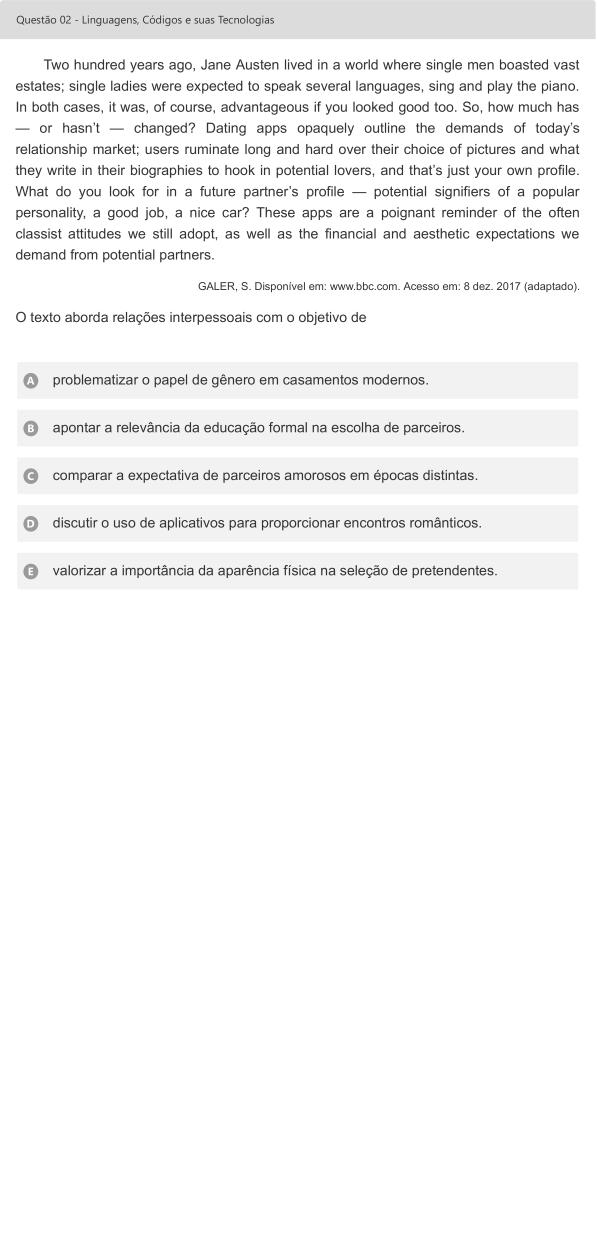
#> input picture 6Passo-RecortarBordaInferior/1-90/questao_002.png, 2385 x 4958 px (shown at 1/4 size); its folder holds 4 pictures in this run
$ python remover-inferior.py
#> lines starting #> are read from the running program, lines starting #| are printed output that depends on the picture
"""
Propósito: recortar excessos inferiores baseado na cor RGB (242, 242, 242)
Autor: Alexandre Nassar de Peder
Criação: 03/06/2026
"""
from PIL import Image
import os
import shutil

def cortar_imagem(imagem, cor_alvo=(242, 242, 242), tolerancia=10):
    """
    Procura a cor alvo de baixo para cima e corta 10 pixels abaixo
    """
    largura, altura = imagem.size
    pixels = imagem.load()

    # Pega a coluna do meio para verificação
    x_meio = largura // 2

    # Percorre de baixo para cima
    for y in range(altura - 1, -1, -1):
        pixel = pixels[x_meio, y]

        # Pega apenas RGB (ignora alpha)
        if len(pixel) == 4:  # RGBA
            r, g, b, a = pixel
        else:  # RGB
            r, g, b = pixel[:3]

        # Verifica se a cor é igual à cor alvo (com tolerância)
        if (abs(r - cor_alvo[0]) <= tolerancia and
            abs(g - cor_alvo[1]) <= tolerancia and
            abs(b - cor_alvo[2]) <= tolerancia):

            # Encontrou a cor alvo, corta 10 pixels abaixo
            posicao_corte = y + 10

            # Garante que não ultrapassa a altura
            if posicao_corte > altura:
                posicao_corte = altura

            # Recorta a imagem
            area_corte = (0, 0, largura, posicao_corte)
            imagem_cortada = imagem.crop(area_corte)

            print(f"  ✓ Cor encontrada em y={y}, cortando em y={posicao_corte}")
            return imagem_cortada

    # Se não encontrou a cor, retorna a imagem original
    print(f"  ⚠️ Cor não encontrada, mantendo original")
    return imagem

def processar_pasta(pasta_origem, pasta_destino):
    """
    Processa todas as imagens da pasta
    """
#> called with pasta_origem = './1-90', pasta_destino = 'finalizadas'
    # Cria pasta de destino
    os.makedirs(pasta_destino, exist_ok=True)

    # Lista arquivos de imagem
    arquivos = [f for f in os.listdir(pasta_origem)
                if f.lower().endswith(('.png', '.jpg', '.jpeg', '.bmp', '.tiff'))]

    print(f"Encontrados {len(arquivos)} arquivos")
    print("-" * 50)

    for arquivo in arquivos:
        caminho_origem = os.path.join(pasta_origem, arquivo)
        caminho_destino = os.path.join(pasta_destino, arquivo)

        try:
            print(f"\n📄 {arquivo}")

            # Abre a imagem
            with Image.open(caminho_origem) as imagem:
                # Aplica o corte
#> imagem is the input picture: PIL image 2385x4958 RGB; mean R, G, B 245.9, 245.9, 245.9
                imagem_final = cortar_imagem(imagem)
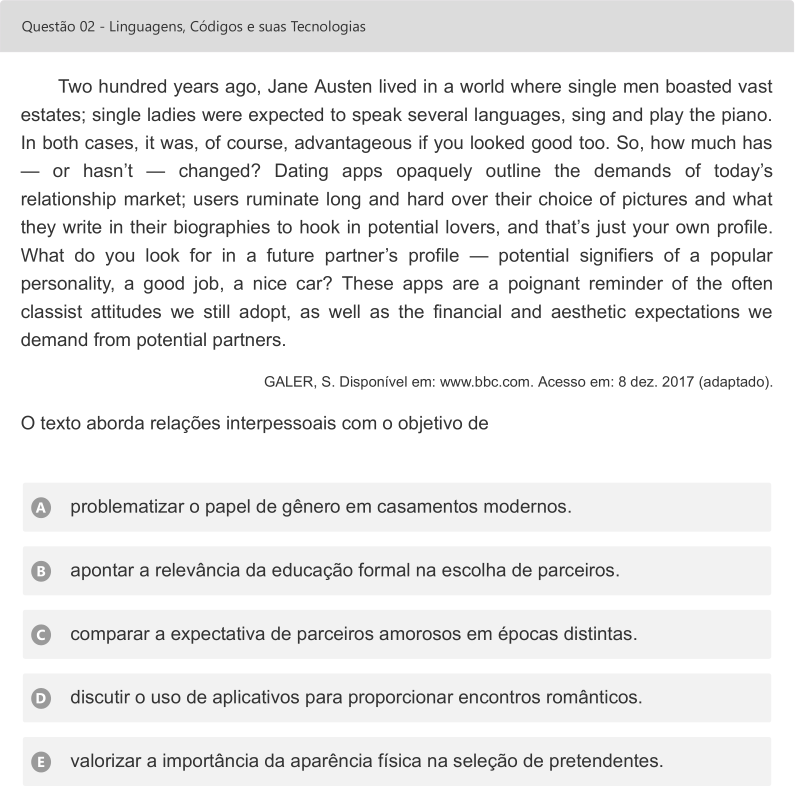
#> imagem_final: PIL image 2385x2367 RGB (shown at 1/3 size); mean R, G, B 236, 236, 236

                # Salva
                imagem_final.save(caminho_destino)
                print(f"  ✅ Salvo: {imagem_final.width}x{imagem_final.height}")
#|   ✅ Salvo: 2385x2367

        except Exception as e:
            print(f"  ❌ Erro: {e}")
            # Copia o arquivo original em caso de erro
            shutil.copy2(caminho_origem, caminho_destino)
            print(f"  ⚠️ Copiado original (com erro)")
#> pass 2 of the loop in processar_pasta, `for arquivo in arquivos:`:
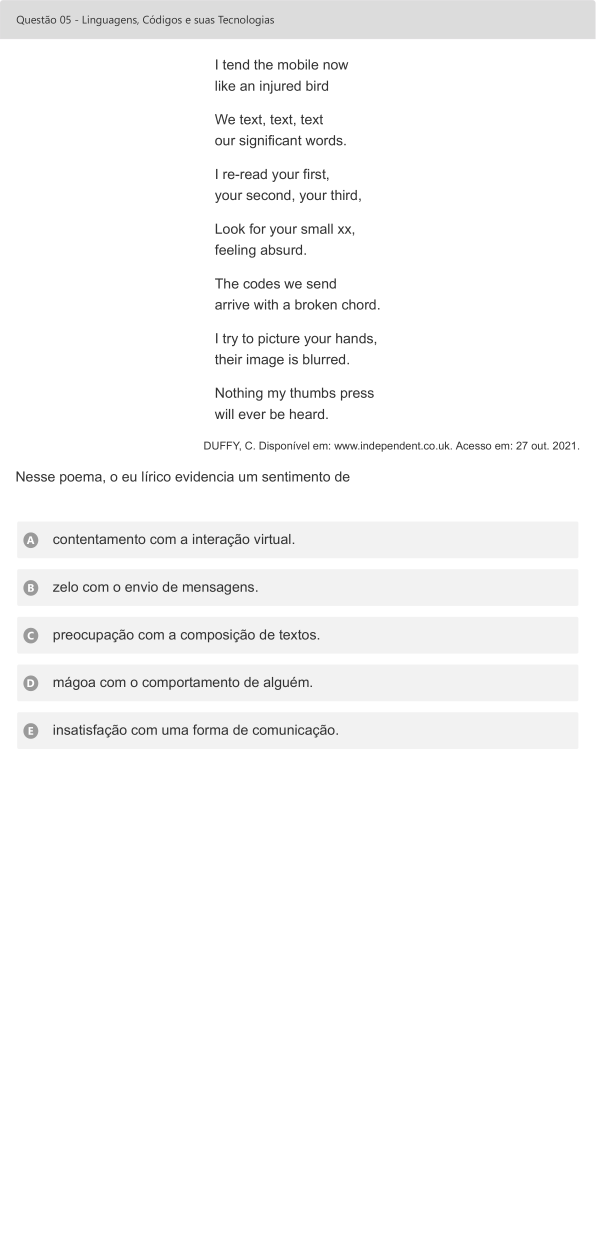
#> input picture 6Passo-RecortarBordaInferior/1-90/questao_005.png, 2385 x 4958 px (shown at 1/4 size)
#> in processar_pasta, imagem is the input picture: PIL image 2385x4958 RGB; mean R, G, B 249.1, 249.1, 249.1
#> in processar_pasta, `imagem_final = cortar_imagem(imagem)`:
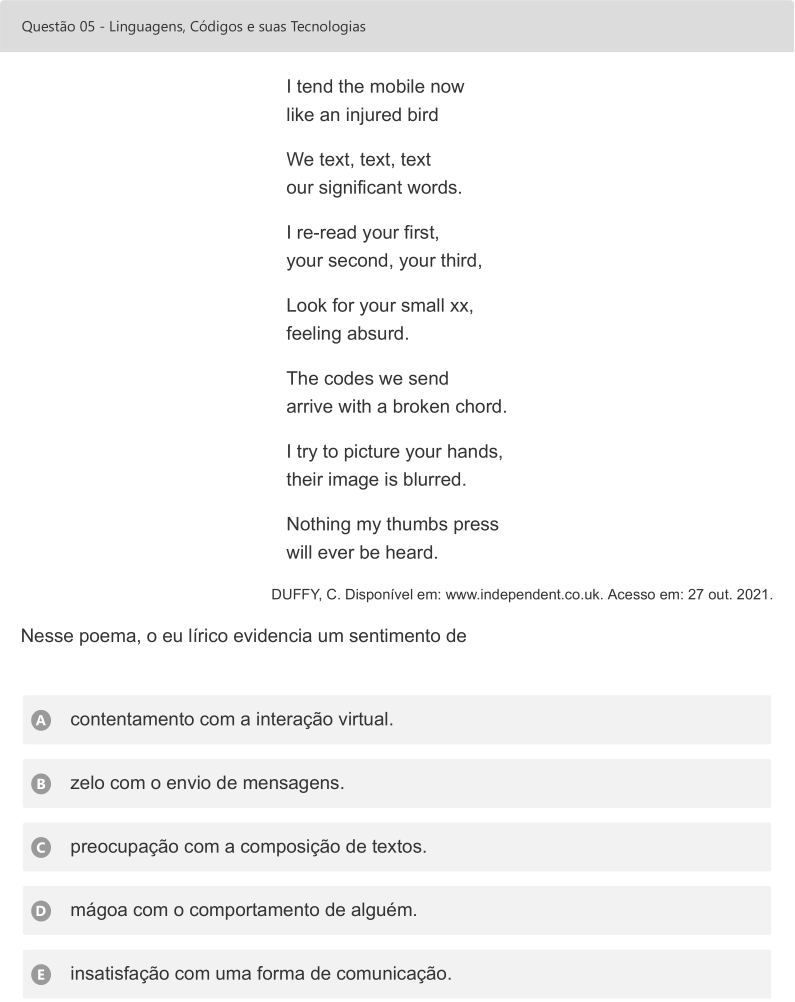
#> imagem_final: PIL image 2385x3005 RGB (shown at 1/3 size); mean R, G, B 245.2, 245.2, 245.2
#|   ✅ Salvo: 2385x3005
#> pass 3 of the loop in processar_pasta, `for arquivo in arquivos:`:
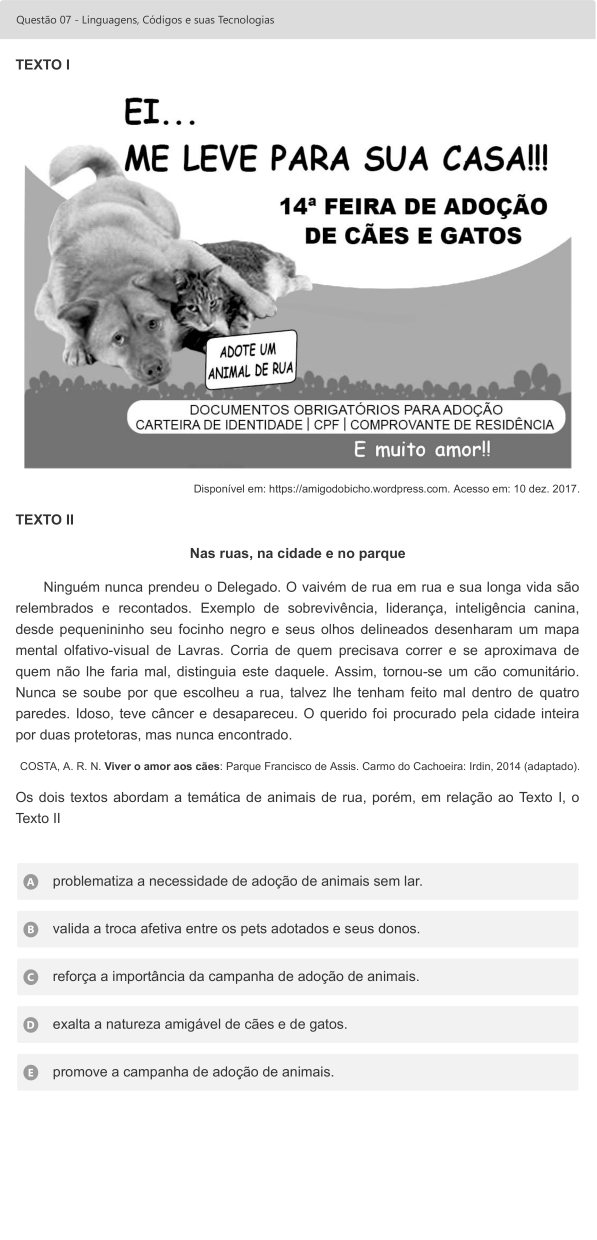
#> input picture 6Passo-RecortarBordaInferior/1-90/questao_007.png, 2385 x 4958 px (shown at 1/4 size)
#> in processar_pasta, imagem is the input picture: PIL image 2385x4958 RGB; mean R, G, B 226.8, 226.8, 226.8
#> in processar_pasta, `imagem_final = cortar_imagem(imagem)`:
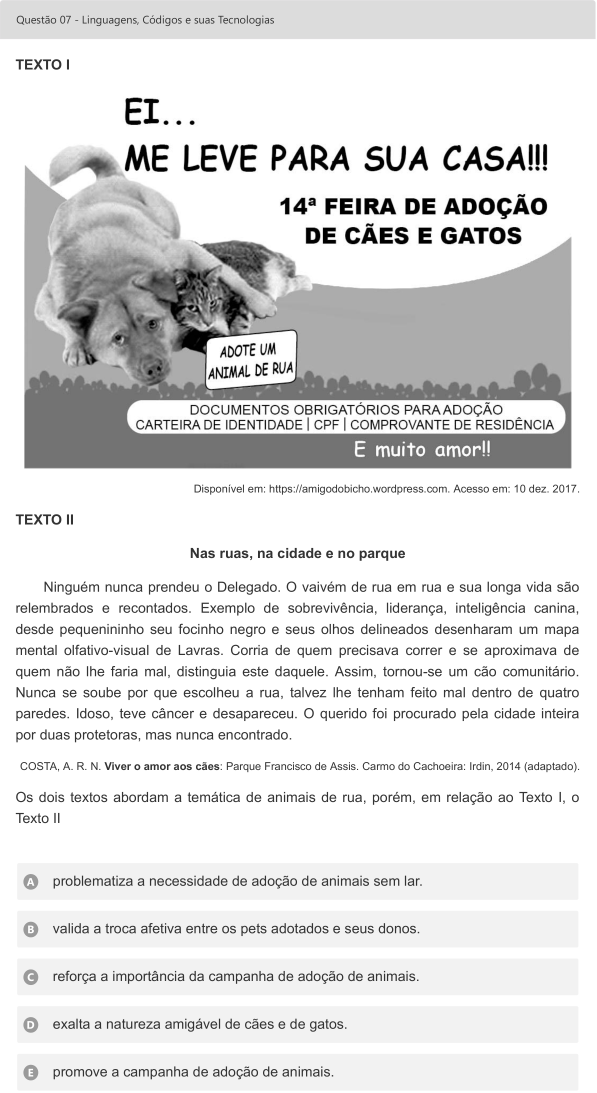
#> imagem_final: PIL image 2385x4372 RGB (shown at 1/4 size); mean R, G, B 223, 223, 223
#|   ✅ Salvo: 2385x4372
#> the loop made 4 passes; the first 3 are shown

# Execução principal
if __name__ == "__main__":
    pasta_origem = "./1-90"
    pasta_destino = "finalizadas"

    print("="*50)
    print("RECORTADOR DE EXCESSOS")
    print("="*50)
    print(f"Cor alvo: RGB (242, 242, 242)")
    print(f"Pasta origem: {pasta_origem}")
    print(f"Pasta destino: {pasta_destino}")
    print("="*50)

    # Verifica se a pasta existe
    if not os.path.exists(pasta_origem):
        print(f"ERRO: Pasta '{pasta_origem}' não encontrada!")
        exit(1)

    # Processa
    processar_pasta(pasta_origem, pasta_destino)

    print("\n" + "="*50)
    print("✅ PROCESSAMENTO CONCLUÍDO!")
    print(f"📁 Imagens salvas em: {pasta_destino}")
